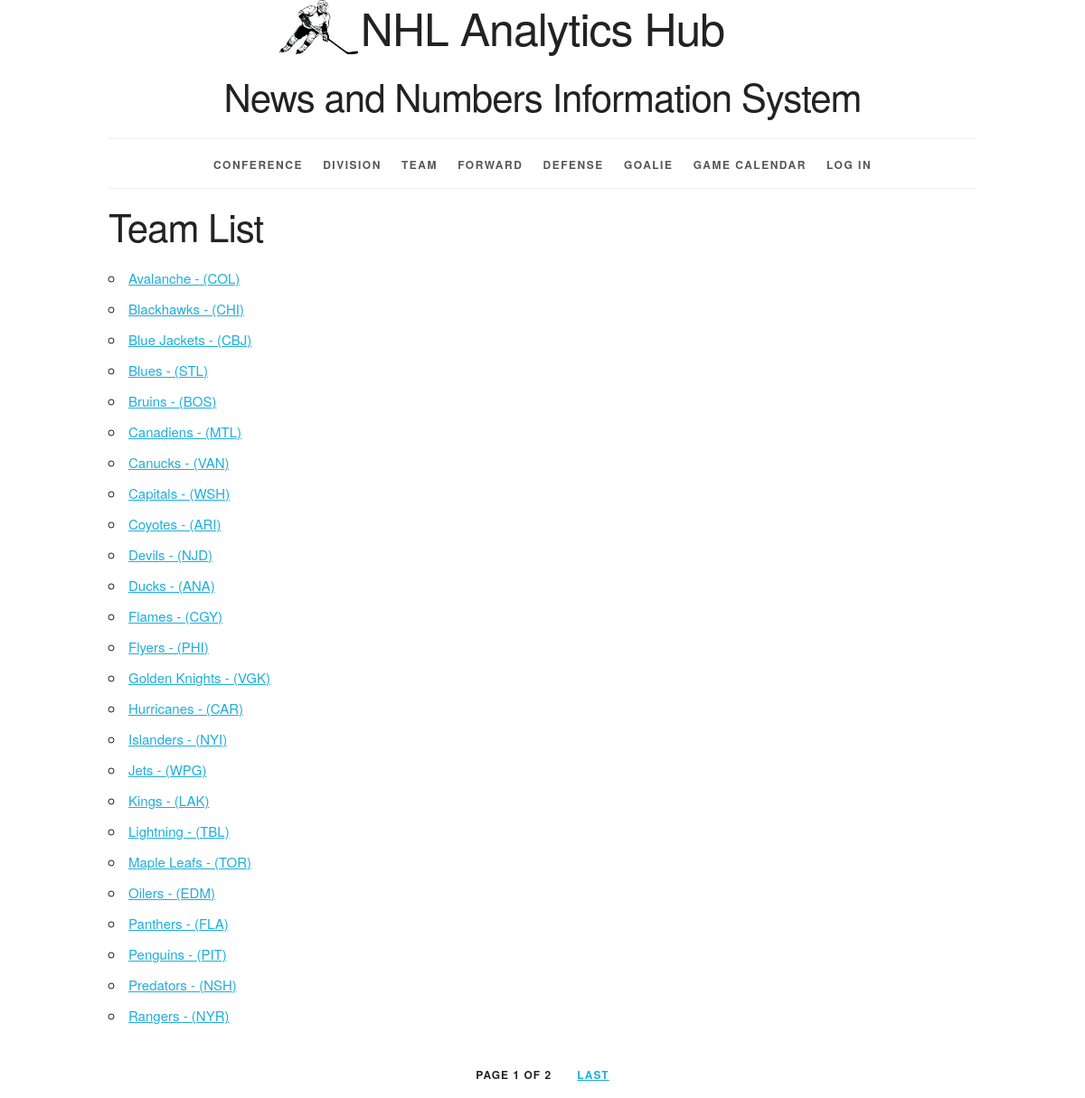
Page /team/ on the committed database.
### nhlinfo/models.py (models this page shows)
class Team(models.Model):
    team_id = models.AutoField(primary_key=True)
    team_name = models.CharField(max_length=25)
    team_abv = models.CharField(max_length=3)
    division = models.ForeignKey(Division, related_name='teams', on_delete=PROTECT)
    def __str__(self):
        return '%s - (%s)' % (self.team_name, self.team_abv)
    def get_absolute_url(self):
        return reverse ('nhlinfo_team_detail_urlpattern',
                        kwargs={'requested_team_id':self.team_id})
    class Meta:
        ordering = ['team_name','team_abv']

### nhlinfo/views.py (the view)
class TeamList(PageLinksMixin, ListView):
    paginate_by = 25
    model = Team

### nhlinfo/utils.py (called while the page is built)
    def _page_urls(self, page_number):
        return "?{pkw}={n}".format(
            pkw=self.page_kwarg,
            n=page_number)

    def first_page(self, page):
        if page.number > 1:
            return self._page_urls(1)
        return None

    def previous_page(self, page):
        if (page.has_previous()
                and page.number > 2):
            return self._page_urls(
                page.previous_page_number())
        return None

    def next_page(self, page):
        last_page = page.paginator.num_pages
        if (page.has_next()
                and page.number < last_page - 1):
            return self._page_urls(
                page.next_page_number())
        return None

    def last_page(self, page):
        last_page = page.paginator.num_pages
        if page.number < last_page:
            return self._page_urls(last_page)
        return None

    def get_context_data(self, **kwargs):
        context = super().get_context_data(
            **kwargs)
        page = context.get('page_obj')
        if page is not None:
            context.update({
                'first_page_url':
                    self.first_page(page),
                'previous_page_url':
                    self.previous_page(page),
                'next_page_url':
                    self.next_page(page),
                'last_page_url':
                    self.last_page(page),
            })
        return context

### nhlinfo/templates/nhlinfo/team_list.html (shortened to what this page needs)
{% extends 'nhlinfo/base.html' %}
{% block org_content %}
  <h2>Team List</h2>
  <ul>
    {% for team in team_list %}
      <li>
        <a href="{{ team.get_absolute_url }}">
          {{ team }}</a>
      </li>
    {% endfor %}
  </ul>
{% endblock %}

### nhlinfo/templates/nhlinfo/base.html (shortened to what this page needs)
{% load staticfiles %}
<!DOCTYPE html>
<html lang="en">
<head>
    <link rel="stylesheet" type="text/css"
          href="{% static 'nhlinfo/normalize.css' %}">
    <link rel="stylesheet" type="text/css"
          href="{% static 'nhlinfo/skeleton.css' %}">
    <link rel="stylesheet" type="text/css"
          href="{% static 'nhlinfo/style.css' %}">
</head>
<body>
<div class="container">
    <header class="row">
        <div class="offset-by-one ten columns">
            <h1 class="logo">NHL Analytics Hub</h1>
            <h2>News and Numbers Information System</h2>
        </div>
    </header>
    <nav>
        <ul>
            <li>
                <a href="{% url 'nhlinfo_conference_list_urlpattern' %}">
                    Conference</a></li>
            <li>
                <a href="{% url 'nhlinfo_division_list_urlpattern' %}">
                    Division</a></li>
            <li>
                <a href="{% url 'nhlinfo_team_list_urlpattern' %}">
                    Team</a></li>
            <li>
                <a href="{% url 'nhlinfo_forward_list_urlpattern' %}">
                    Forward</a></li>
            <li>
                <a href="{% url 'nhlinfo_defense_list_urlpattern' %}">
                    Defense</a></li>
            <li>
                <a href="{% url 'nhlinfo_goalie_list_urlpattern' %}">
                    Goalie</a></li>
            <li>
                <a href="{% url 'calendar_urlpattern' %}">
                    Game Calendar</a></li>
            {% if user.is_authenticated %}
                <li><a href="{% url 'logout_urlpattern' %}">Log Out, {{ user.get_username }}</a></li>
                {% else %}
                <li><a href="{% url 'login_urlpattern' %}">Log In</a> </a></li>
                {% endif %}
        </ul>
    </nav>
    <main>
        {% block content %}
            <div class="row">
                <section class="eight columns">
                    {% block org_content %}{% endblock %}
                </section>
            </div>
        {% endblock %}
    </main>
    {% if is_paginated %}
        <div class="row">
            <div class="twelve columns">
                <ul class="pagination">
                    <li>
                        Page {{ page_obj.number }}
                        of {{ paginator.num_pages }}
                    </li>
                    {% if last_page_url %}
                        <li>
                            <a href="{{ last_page_url }}">
                                Last</a>
                        </li>
                    {% endif %}
                </ul>
            </div>
        </div>
    {% endif %}
</div>
</body>
</html>

### nhlinfo/static/nhlinfo/skeleton.css (style rules this page uses)
.container { position: relative; width: 100%; max-width: 960px; margin: 0 auto; padding: 0 20px; box-sizing: border-box; }
.column, .columns { width: 100%; float: left; box-sizing: border-box; }
@media (min-width: 400px) { .container { width: 85%; padding: 0; } }
@media (min-width: 550px) { .container { width: 80%; } }
@media (min-width: 550px) { .column, .columns { margin-left: 4%; } }
@media (min-width: 550px) { .column:first-child, .columns:first-child { margin-left: 0; } }
@media (min-width: 550px) { .eight.columns { width: 65.3333333333%; } }
@media (min-width: 550px) { .ten.columns { width: 82.6666666667%; } }
@media (min-width: 550px) { .twelve.columns { width: 100%; margin-left: 0; } }
@media (min-width: 550px) { .offset-by-one.column, .offset-by-one.columns { margin-left: 8.66666666667%; } }
html { font-size: 62.5%; }
body { font-size: 1.5em; line-height: 1.6; font-weight: 400; font-family: "Raleway", "HelveticaNeue", "Helvetica Neue", Helvetica, Arial, sans-serif; color: #222; }
h1, h2, h3, h4, h5, h6 { margin-top: 0; margin-bottom: 2rem; font-weight: 300; }
h1 { font-size: 4.0rem; line-height: 1.2; letter-spacing: -.1rem; }
h2 { font-size: 3.6rem; line-height: 1.25; letter-spacing: -.1rem; }
@media (min-width: 550px) { h1 { font-size: 5.0rem; } }
@media (min-width: 550px) { h2 { font-size: 4.2rem; } }
a { color: #1EAEDB; }
ul { list-style: circle inside; }
ol, ul { padding-left: 0; margin-top: 0; }
li { margin-bottom: 1rem; }
pre, blockquote, dl, figure, table, p, ul, ol, form { margin-bottom: 2.5rem; }
.container:after, .row:after, .u-cf { content: ""; display: table; clear: both; }

### nhlinfo/static/nhlinfo/style.css (style rules this page uses)
html { height: 100%; background-color: #555; }
body { background-color: white; }
body>div>header { text-align: center;; }
header h1 { display: inline-block; font-weight: normal; font-style: normal; width: 100%; margin-top: 0; padding-top: 0; }
.logo { padding-top: 50px; background-image: url("/static/nhlinfo/logo.png"); background-size: 50px; background-repeat: no-repeat; background-position: top; }
@media (min-width: 750px) { .logo { padding-top: 0; background-size: contain; background-position: 0% 0%; } }
@media (min-width: 1000px) { .logo { background-position: 10% 0%; } }
@media (min-width: 1200px) { .logo { background-position: 15% 0%; } }
nav { border-top: 1px solid #eee; width: 100%; border-bottom: 1px solid #eee; margin: 0 0 1em; padding: 0; }
nav ul { margin: 0; padding: 1em 0; list-style-type: none; text-align: center; }
nav ul li { display: inline; padding: 0; margin: 0 0.25em; font-weight: 600; text-transform: uppercase; text-align: center; font-size: 1rem; letter-spacing: .10rem; }
@media (min-width: 400px) { nav ul li { letter-spacing: .15rem; font-size: 1.2rem; margin: 0 0.5em; } }
@media (min-width: 550px) { nav ul li { margin: 0 0.75em; } }
nav ul li a { color: #555; text-decoration: none; background-color: transparent; cursor: pointer; }
.pagination li { display: inline-block; padding: 0; margin: 0 1em; font-weight: 600; text-transform: uppercase; font-size: 1.2rem; letter-spacing: .10rem; }
.pagination { margin: 0; padding: 1em 0; list-style-type: none; text-align: center; }

### rows in the picture
Team: team_name+team_abv "Avalanche - (COL)"
Team: team_name+team_abv "Blackhawks - (CHI)"
Team: team_name+team_abv "Blue Jackets - (CBJ)"
Team: team_name+team_abv "Blues - (STL)"
Team: team_name+team_abv "Bruins - (BOS)"
Team: team_name+team_abv "Canadiens - (MTL)"
Team: team_name+team_abv "Canucks - (VAN)"
Team: team_name+team_abv "Capitals - (WSH)"
Team: team_name+team_abv "Coyotes - (ARI)"
Team: team_name+team_abv "Devils - (NJD)"
Team: team_name+team_abv "Ducks - (ANA)"
Team: team_name+team_abv "Flames - (CGY)"
Team: team_name+team_abv "Flyers - (PHI)"
Team: team_name+team_abv "Golden Knights - (VGK)"
Team: team_name+team_abv "Hurricanes - (CAR)"
Team: team_name+team_abv "Islanders - (NYI)"
Team: team_name+team_abv "Jets - (WPG)"
Team: team_name+team_abv "Kings - (LAK)"
Team: team_name+team_abv "Lightning - (TBL)"
Team: team_name+team_abv "Maple Leafs - (TOR)"
Team: team_name+team_abv "Oilers - (EDM)"
Team: team_name+team_abv "Panthers - (FLA)"
Team: team_name+team_abv "Penguins - (PIT)"
Team: team_name+team_abv "Predators - (NSH)"
Team: team_name+team_abv "Rangers - (NYR)"

### other values in the picture
{{ page_obj.number }} "1"
{{ paginator.num_pages }} "2"
